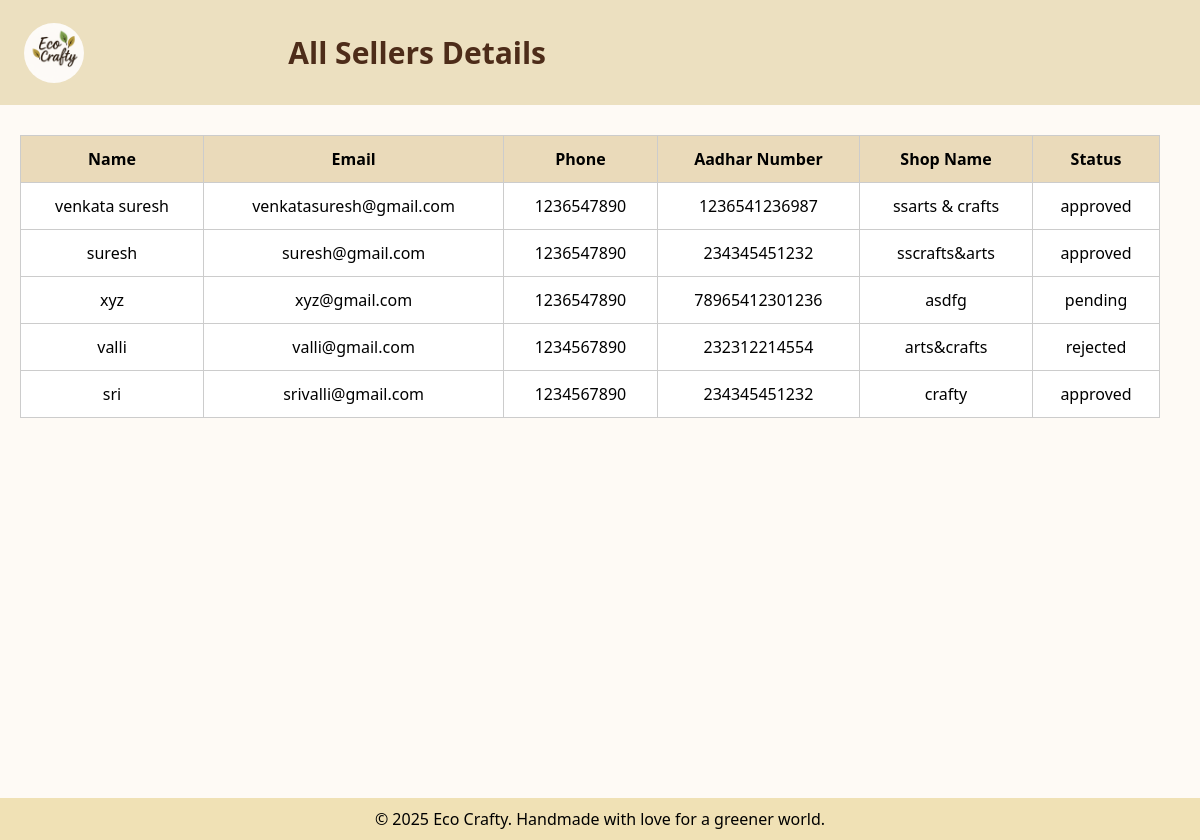
Page /seller/allsellers.php on the committed database.
### tables this page shows
CREATE TABLE `sellers` (
  `id` int(11) NOT NULL,
  `name` varchar(100) DEFAULT NULL,
  `email` varchar(100) DEFAULT NULL,
  `phone` varchar(15) DEFAULT NULL,
  `aadhar_number` varchar(20) DEFAULT NULL,
  `shop_name` varchar(100) DEFAULT NULL,
  `proof` varchar(255) DEFAULT NULL,
  `password` varchar(255) DEFAULT NULL,
  `status` enum('pending','approved','rejected') DEFAULT 'pending',
  `created_at` timestamp NOT NULL DEFAULT current_timestamp()
);

### seller/allsellers.php (the view, shortened to what this page needs)
<?php
include('../includes/db.php');
$sql = "SELECT * FROM sellers ORDER BY created_at DESC";
$result = $conn->query($sql);
?>
<!DOCTYPE html>
<html>
<head>
</head>
<body>
    <div class="navbar">
    <div class="logo-container">
      <img src="../images/logo.jpg" alt="Eco Crafty Logo">
    </div>
<h1>All Sellers Details</h1>
    </div>
<table>
    <tr>
        <th>Name</th>
        <th>Email</th>
        <th>Phone</th>
        <th>Aadhar Number</th>
        <th>Shop Name</th>
        <th>Status</th>
    </tr>
    <?php while ($row = $result->fetch_assoc()): ?>
        <tr>
            <td><?= htmlspecialchars($row['name']) ?></td>
            <td><?= htmlspecialchars($row['email']) ?></td>
            <td><?= htmlspecialchars($row['phone']) ?></td>
            <td><?= htmlspecialchars($row['aadhar_number']) ?></td>
            <td><?= htmlspecialchars($row['shop_name']) ?></td>
            <td><?= htmlspecialchars($row['status']) ?></td>
        </tr>
    <?php endwhile; ?>
</table>
<footer>
    © 2025 Eco Crafty. Handmade with love for a greener world.
  </footer>
</body>
</html>

### seller/allsellers.php (style rules this page uses)
body { font-family: 'Segoe UI', sans-serif; background-color: #fefaf5; margin: 0; padding: 0; }
.navbar { background: #ece0c0; padding: 12px 24px; display: flex; align-items: center; justify-content: space-between; }
.navbar h1 { font-size: 30px; color: #4d2c19; margin-right:630px; }
.logo-container { width: 60px; height: 60px; border-radius: 50%; overflow: hidden; }
.logo-container img { width: 100%; height: 100%; object-fit: cover; }
table { width: 95%; border-collapse: collapse; background: white; margin-bottom: 40px;margin-top:30px;margin-left:20px; }
th, td { border: 1px solid #ccc; padding: 12px; text-align: center; }
th { background-color: #eadaba; }
footer { text-align: center; padding: 10px 0; background: #f0e1b5; margin-top: 380px; display: flex; justify-content: center; width: 100%; margin-bottom: 0; }

### rows in the picture
sellers: name "venkata suresh", email "venkatasuresh@gmail.com", phone "1236547890", aadhar_number "1236541236987", shop_name "ssarts & crafts", status "approved"
sellers: name "suresh", email "suresh@gmail.com", phone "1236547890", aadhar_number "234345451232", shop_name "sscrafts&arts", status "approved"
sellers: name "xyz", email "xyz@gmail.com", phone "1236547890", aadhar_number "78965412301236", shop_name "asdfg", status "pending"
sellers: name "valli", email "valli@gmail.com", phone "1234567890", aadhar_number "232312214554", shop_name "arts&crafts", status "rejected"
sellers: name "sri", email "srivalli@gmail.com", phone "1234567890", aadhar_number "234345451232", shop_name "crafty", status "approved"
